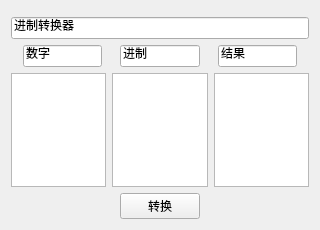
<?xml version="1.0" encoding="UTF-8"?>
<ui version="4.0">
 <class>Widget</class>
 <widget class="QWidget" name="Widget">
  <property name="geometry">
   <rect>
    <x>0</x>
    <y>0</y>
    <width>320</width>
    <height>230</height>
   </rect>
  </property>
  <property name="windowTitle">
   <string>Widget</string>
  </property>
  <layout class="QVBoxLayout" name="verticalLayout_2">
   <item>
    <widget class="QWidget" name="widget" native="true"/>
   </item>
   <item>
    <widget class="QLineEdit" name="lineEdit_4">
     <property name="layoutDirection">
      <enum>Qt::RightToLeft</enum>
     </property>
     <property name="text">
      <string>进制转换器</string>
     </property>
    </widget>
   </item>
   <item>
    <layout class="QHBoxLayout" name="horizontalLayout_5">
     <item>
      <spacer name="horizontalSpacer">
       <property name="orientation">
        <enum>Qt::Horizontal</enum>
       </property>
       <property name="sizeHint" stdset="0">
        <size>
         <width>40</width>
         <height>20</height>
        </size>
       </property>
      </spacer>
     </item>
     <item>
      <widget class="QLineEdit" name="lineEdit">
       <property name="text">
        <string>数字</string>
       </property>
      </widget>
     </item>
     <item>
      <spacer name="horizontalSpacer_10">
       <property name="orientation">
        <enum>Qt::Horizontal</enum>
       </property>
       <property name="sizeHint" stdset="0">
        <size>
         <width>40</width>
         <height>20</height>
        </size>
       </property>
      </spacer>
     </item>
     <item>
      <widget class="QLineEdit" name="lineEdit_2">
       <property name="text">
        <string>进制</string>
       </property>
      </widget>
     </item>
     <item>
      <spacer name="horizontalSpacer_11">
       <property name="orientation">
        <enum>Qt::Horizontal</enum>
       </property>
       <property name="sizeHint" stdset="0">
        <size>
         <width>40</width>
         <height>20</height>
        </size>
       </property>
      </spacer>
     </item>
     <item>
      <widget class="QLineEdit" name="lineEdit_3">
       <property name="text">
        <string>结果</string>
       </property>
      </widget>
     </item>
     <item>
      <spacer name="horizontalSpacer_3">
       <property name="orientation">
        <enum>Qt::Horizontal</enum>
       </property>
       <property name="sizeHint" stdset="0">
        <size>
         <width>40</width>
         <height>20</height>
        </size>
       </property>
      </spacer>
     </item>
    </layout>
   </item>
   <item>
    <layout class="QHBoxLayout" name="horizontalLayout_4">
     <item>
      <spacer name="horizontalSpacer_4">
       <property name="orientation">
        <enum>Qt::Horizontal</enum>
       </property>
       <property name="sizeHint" stdset="0">
        <size>
         <width>40</width>
         <height>20</height>
        </size>
       </property>
      </spacer>
     </item>
     <item>
      <widget class="QTextEdit" name="textEdit1"/>
     </item>
     <item>
      <spacer name="horizontalSpacer_5">
       <property name="orientation">
        <enum>Qt::Horizontal</enum>
       </property>
       <property name="sizeHint" stdset="0">
        <size>
         <width>40</width>
         <height>20</height>
        </size>
       </property>
      </spacer>
     </item>
     <item>
      <widget class="QTextEdit" name="textEdit2"/>
     </item>
     <item>
      <widget class="QTextEdit" name="textEdit3"/>
     </item>
     <item>
      <spacer name="horizontalSpacer_6">
       <property name="orientation">
        <enum>Qt::Horizontal</enum>
       </property>
       <property name="sizeHint" stdset="0">
        <size>
         <width>40</width>
         <height>20</height>
        </size>
       </property>
      </spacer>
     </item>
    </layout>
   </item>
   <item>
    <spacer name="verticalSpacer">
     <property name="orientation">
      <enum>Qt::Vertical</enum>
     </property>
     <property name="sizeHint" stdset="0">
      <size>
       <width>20</width>
       <height>40</height>
      </size>
     </property>
    </spacer>
   </item>
   <item>
    <layout class="QHBoxLayout" name="horizontalLayout_6">
     <item>
      <spacer name="horizontalSpacer_7">
       <property name="orientation">
        <enum>Qt::Horizontal</enum>
       </property>
       <property name="sizeHint" stdset="0">
        <size>
         <width>40</width>
         <height>20</height>
        </size>
       </property>
      </spacer>
     </item>
     <item>
      <widget class="QPushButton" name="pushButton">
       <property name="text">
        <string>转换</string>
       </property>
      </widget>
     </item>
     <item>
      <spacer name="horizontalSpacer_8">
       <property name="orientation">
        <enum>Qt::Horizontal</enum>
       </property>
       <property name="sizeHint" stdset="0">
        <size>
         <width>40</width>
         <height>20</height>
        </size>
       </property>
      </spacer>
     </item>
    </layout>
   </item>
  </layout>
 </widget>
 <resources/>
 <connections/>
</ui>
